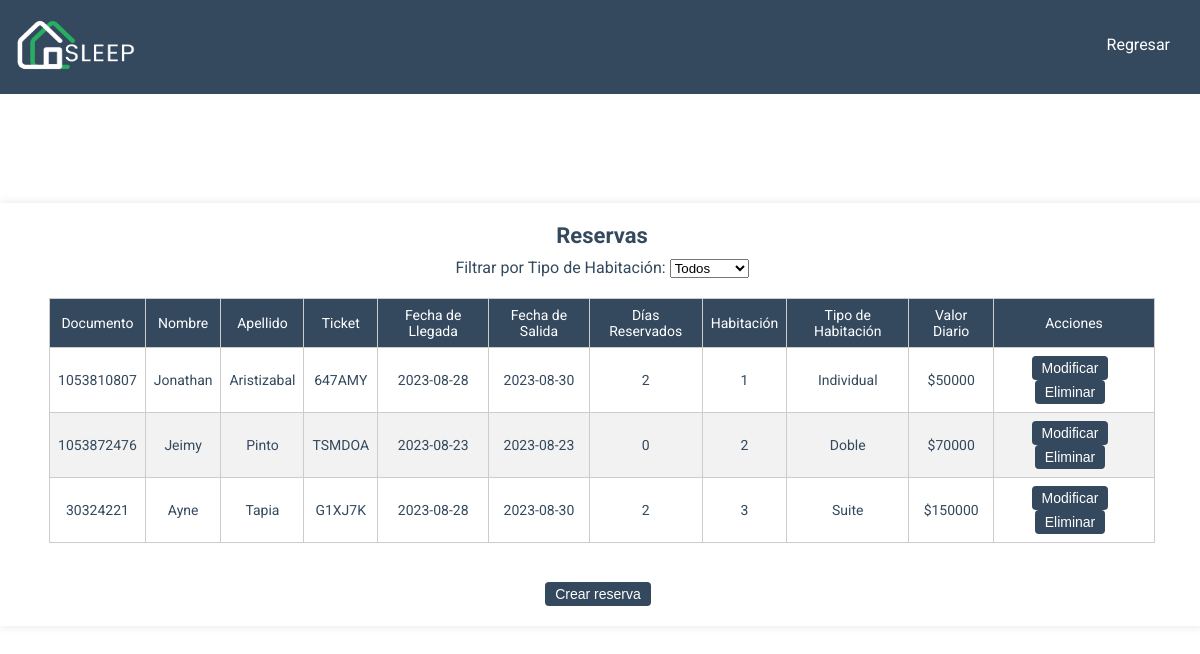
Page /pages/reservas.php on the earlier database version.
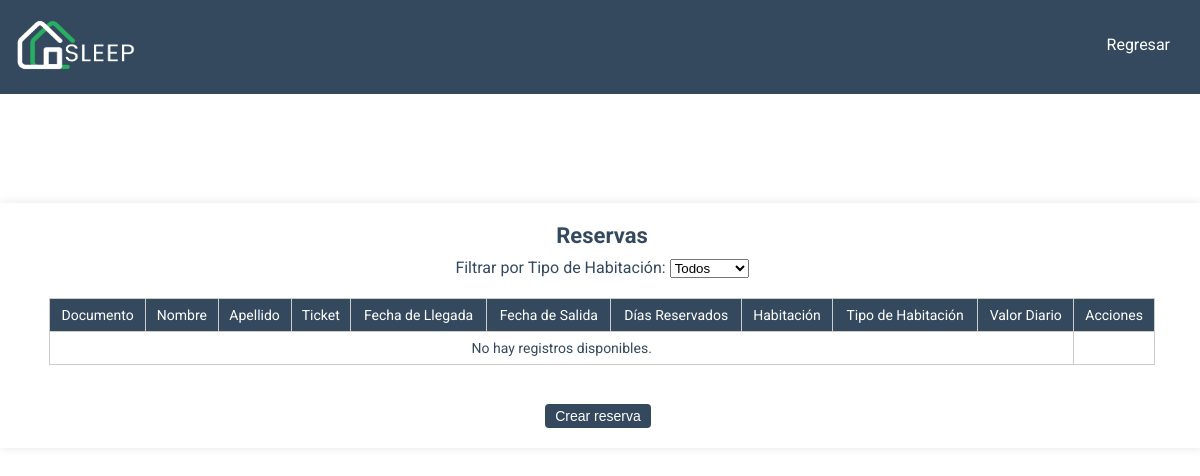
Same page on the later database version.
### tables this page shows
CREATE TABLE `huespedes` (
  `documento` int(11) NOT NULL,
  `nombre` varchar(45) NOT NULL,
  `apellido` varchar(45) NOT NULL,
  `ticket` varchar(11) NOT NULL,
  `habitacion` int(11) NOT NULL,
  `fecha_checkIN` date NOT NULL,
  `fecha_checkOUT` date NOT NULL,
  `dias_reservados` int(11) NOT NULL
);

CREATE TABLE `usuarios` (
  `documento` int(11) NOT NULL,
  `correo` varchar(45) NOT NULL,
  `nombre` varchar(15) NOT NULL,
  `apellido` varchar(15) NOT NULL,
  `telefono` varchar(20) NOT NULL,
  `pais` varchar(15) NOT NULL,
  `departamento` varchar(15) NOT NULL,
  `ciudad` varchar(15) NOT NULL,
  `contrasena` varchar(255) NOT NULL,
  `tipoUsuarioId` int(11) NOT NULL
);

CREATE TABLE `habitaciones` (
  `numero` int(11) NOT NULL,
  `tipo` varchar(15) NOT NULL,
  `estado` tinyint(1) NOT NULL,
  `descripcion` varchar(50) NOT NULL,
  `valor_diario` decimal(10,0) NOT NULL
);

### pages/reservas.php (the view, shortened to what this page needs)
<?php
include '../conections/conection.php';
$sql = "SELECT h.*, t.tipo, t.valor_diario, u.nombre, u.apellido FROM huespedes h
        JOIN habitaciones t ON h.habitacion = t.numero
        JOIN usuarios u ON h.documento = u.documento";
$result = $conn->query($sql);
?>
<!DOCTYPE html>
<html lang="es">
<head>
    <link rel="stylesheet" href="../assets/css/reservas.css">
</head>
<body>
    <header>
        <div id="logo">
            <img src="../assets/img/logoclaro.png" alt="Logo del Hotel" width="135px" height="70px">
        </div>
        <nav>
            <ul class="ul-encabezados">
                <li><a href="panel_gestor.php">Regresar</a></li>
            </ul>
        </nav>
    </header>
    <br>
    <section class="modulo" id="huespedes">
        <div class="modulo-header">Reservas</div>
        <div class="modulo-content">
            <label for="filtroTipo">Filtrar por Tipo de Habitación:</label>
            <select id="filtroTipo">
                <option value="">Todos</option>
            </select>
            <table>
                <thead>
                    <tr>
                        <th>Documento</th>
                        <th>Nombre</th>
                        <th>Apellido</th>
                        <th>Ticket</th>
                        <th>Fecha de Llegada</th>
                        <th>Fecha de Salida</th>
                        <th>Días Reservados</th>
                        <th>Habitación</th>
                        <th>Tipo de Habitación</th>
                        <th>Valor Diario</th>
                        <th>Acciones</th>
                    </tr>
                </thead>
                <tbody>
                    <?php
                    if ($result->num_rows > 0) {
                        while ($row = $result->fetch_assoc()) {
                            echo '<tr>';
                            echo '<td>' . $row['documento'] . '</td>';
                            echo '<td>' . $row['nombre'] . '</td>';
                            echo '<td>' . $row['apellido'] . '</td>';
                            echo '<td>' . $row['ticket'] . '</td>';
                            echo '<td>' . $row['fecha_checkIN'] . '</td>';
                            echo '<td>' . $row['fecha_checkOUT'] . '</td>';
                            echo '<td>' . $row['dias_reservados'] . '</td>';
                            echo '<td>' . $row['habitacion'] . '</td>';
                            echo '<td>' . $row['tipo'] . '</td>';
                            echo '<td>$' . $row['valor_diario'] . '</td>';
                            echo '<td>';
                            echo '<button class="modificar-button"><a href="modificar_reserva.php?ticket=' . $row['ticket'] . '">Modificar</a></button>';
                            echo '<button class="eliminar-button"><a href="eliminar_reserva.php?ticket=' . $row['ticket'] . '">Eliminar</a></button>';
                            echo '</td>';
                            echo '</tr>';
                        }
                    } else {
                        echo '<tr><td colspan="10">No hay registros disponibles.</td></tr>';
                    }
                    ?>
                </tbody>
            </table>
            <br>
            <button class="crear-button" id="btnHacerReservacion">Crear reserva</button>
        </div>
    </section>
</body>
</html>

### assets/css/reservas.css (style rules this page uses)
body, header, footer { font-family: "Roboto", sans-serif; margin: 0; padding: 0; }
header { background-color: #34495e; color: #fff; display: flex; justify-content: space-between; align-items: center; padding: 10px; }
nav { text-align: center; }
nav ul { list-style: none; display: inline-block; margin: 0; padding: 10px 0px 15px 0px; }
nav ul li { display: inline; margin-right: 20px; }
nav ul li a { text-decoration: none; color: #fff; }
.crear-button, .modificar-button, .eliminar-button { background-color: #34495e; color: #fff; border: none; padding: 4px 10px 4px 10px; margin-right: 8px; border-radius: 4px; font-size: 14px; cursor: pointer; transition: background-color 0.3s; }
table { border-collapse: collapse; width: 95%; margin: 20px auto; padding: 10px; border-radius: 8px; }
table, th, td { border: 1px solid #ccc; }
th, td { font-size: 14px; text-align: center; padding: 8px; }
th { background-color: #34495e; color: #fff; font-weight: normal; }
.modulo { background-color: white; width: 97%; margin: 90px auto; padding: 20px; box-shadow: 0px 0px 10px rgba(0, 0, 0, 0.1); color: #34495e; }
.modulo-header { font-size: 22px; text-align: center; margin-bottom: 10px; font-weight:bold }
.modulo-content { text-align: center; }
tbody tr:nth-child(even) { background-color: #f2f2f2; }
.modulo-content a { text-decoration: none; color: #ffffff; }

Differences in the rows shown:
removed huespedes: documento "1053810807", documento.nombre "Jonathan", documento.apellido "Aristizabal", ticket "647AMY", fecha_checkIN "2023-08-28", fecha_checkOUT "2023-08-30", dias_reservados "2", habitacion "1", habitacion.tipo "Individual", habitacion.valor_diario "50000"
removed huespedes: documento "1053872476", documento.nombre "Jeimy", documento.apellido "Pinto", ticket "TSMDOA", fecha_checkIN "2023-08-23", fecha_checkOUT "2023-08-23", dias_reservados "0", habitacion "2", habitacion.tipo "Doble", habitacion.valor_diario "70000"
removed huespedes: documento "30324221", documento.nombre "Ayne", documento.apellido "Tapia", ticket "G1XJ7K", fecha_checkIN "2023-08-28", fecha_checkOUT "2023-08-30", dias_reservados "2", habitacion "3", habitacion.tipo "Suite", habitacion.valor_diario "150000"
Other differences:
text now shown: "No hay registros disponibles."
